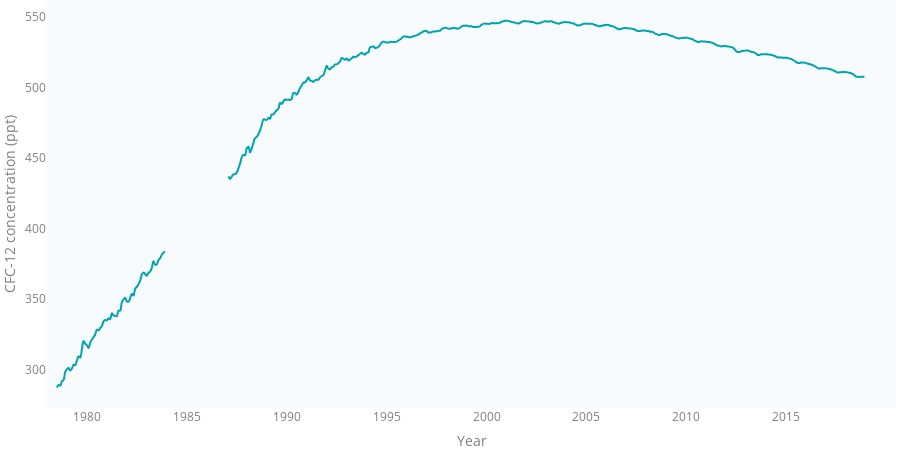

Source (notebook cell):
### Code cell
figure_2_23 = make_subplots(specs=[[{'secondary_y': False}]])
figure_2_23.add_trace(MonthlyMean,
            secondary_y=False,)


figure_2_23.update_layout(TIMESERIES_LAYOUT)

figure_2_23.update_yaxes(title_text='CFC-12 concentration (ppt)',
                         showgrid=False,
                         fixedrange=True,
                         showspikes=True,
                        )
figure_2_23.update_xaxes(title_text='Year',
                         range=['1978-01-01', '2020-06-30'],
                         tickformat="%Y",
                         showspikes=True,  
                         spikethickness=2
                        )

figure_2_23.show()

### Figure 1 — Plotly figure (JSON) as saved in the notebook; plotly's stock layout.template omitted (floating-point values rounded to 4 significant figures; data arrays with more than 128 entries replaced by an {"elided": "..."} marker saying what was removed)
{"data": [{"hovertemplate": "%{x}<br><b>Monthly Mean</b><br>CFC-12: %{y:.2f} ppt<extra></extra>", "line": {"color": "#00a4ae", "shape": "spline", "width": 2}, "name": "Monthly Mean", "type": "scatter", "x": {"elided": "451 str values"}, "xaxis": "x", "y": {"elided": "451 float values"}, "yaxis": "y"}], "layout": {"font": {"color": "#7f7f7f"}, "height": 450, "hovermode": "x", "legend": {"bgcolor": "rgba(0,0,0,0)", "itemclick": false, "itemdoubleclick": false, "orientation": "h"}, "margin": {"b": 0, "l": 0, "r": 0, "t": 0}, "paper_bgcolor": "rgba(0,0,0,0)", "plot_bgcolor": "#f7fbfd", "xaxis": {"anchor": "y", "domain": [0, 1], "range": ["1978-01-01", "2020-06-30"], "showgrid": false, "showspikes": true, "spikethickness": 2, "tickformat": "%Y", "title": {"text": "Year"}}, "yaxis": {"anchor": "x", "domain": [0, 1], "fixedrange": true, "showgrid": false, "showspikes": true, "title": {"text": "CFC-12 concentration (ppt)"}}}}
